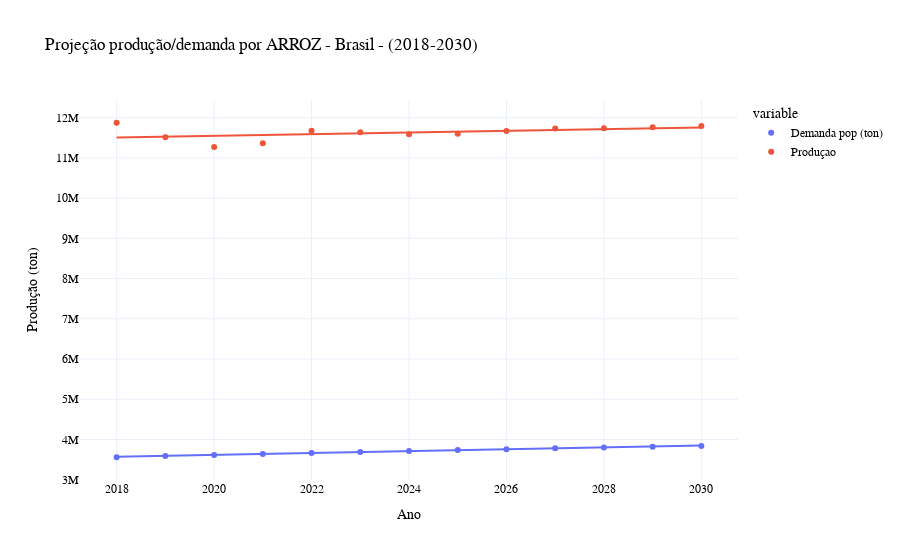

The notebook cell this image was saved under:
### Code cell
fig =px.scatter(df_arroz, x ='Ano', y = ['Demanda pop (ton)', 'Produçao'], title = 'Projeção produção/demanda por ARROZ - Brasil - (2018-2030)', labels= {'value': 'Produção (ton)'}, trendline = 'ols')
fig.update_layout(template = 'plotly_white')


fig.update_layout(
    font_family="Helvetica",
    font_color="black",
    title_font_family="Helvetica",
    title_font_color="black",
    legend_title_font_color="black")

### Figure 1 — Plotly figure (JSON) as saved in the notebook; plotly's stock layout.template omitted (floating-point values rounded to 4 significant figures)
{"data": [{"hovertemplate": "variable=Demanda pop (ton)<br>Ano=%{x}<br>Produção (ton)=%{y}<extra></extra>", "legendgroup": "Demanda pop (ton)", "marker": {"color": "#636efa", "symbol": "circle"}, "mode": "markers", "name": "Demanda pop (ton)", "orientation": "v", "showlegend": true, "type": "scatter", "x": [2018, 2019, 2020, 2021, 2022, 2023, 2024, 2025, 2026, 2027, 2028, 2029, 2030], "xaxis": "x", "y": [3558000.0, 3586000.0, 3614000.0, 3640000.0, 3666000.0, 3691000.0, 3715000.0, 3738000.0, 3760000.0, 3781000.0, 3801000.0, 3820000.0, 3837000.0], "yaxis": "y"}, {"hovertemplate": "<b>OLS trendline</b><br>value = 23332.9 * Ano + -4.35177e+07<br>R<sup>2</sup>=0.995440<br><br>variable=Demanda pop (ton)<br>Ano=%{x}<br>Produção (ton)=%{y} <b>(trend)</b><extra></extra>", "legendgroup": "Demanda pop (ton)", "marker": {"color": "#636efa", "symbol": "circle"}, "mode": "lines", "name": "Demanda pop (ton)", "showlegend": false, "type": "scatter", "x": [2018, 2019, 2020, 2021, 2022, 2023, 2024, 2025, 2026, 2027, 2028, 2029, 2030], "xaxis": "x", "y": [3568000.0, 3591000.0, 3615000.0, 3638000.0, 3661000.0, 3685000.0, 3708000.0, 3731000.0, 3755000.0, 3778000.0, 3801000.0, 3825000.0, 3848000.0], "yaxis": "y"}, {"hovertemplate": "variable=Produçao<br>Ano=%{x}<br>Produção (ton)=%{y}<extra></extra>", "legendgroup": "Produçao", "marker": {"color": "#EF553B", "symbol": "circle"}, "mode": "markers", "name": "Produçao", "orientation": "v", "showlegend": true, "type": "scatter", "x": [2018, 2019, 2020, 2021, 2022, 2023, 2024, 2025, 2026, 2027, 2028, 2029, 2030], "xaxis": "x", "y": [11874434, 11510000.0, 11270000.0, 11370000.0, 11670000.0, 11640000.0, 11590000.0, 11600000.0, 11670000.0, 11730000.0, 11740000.0, 11760000.0, 11800000.0], "yaxis": "y"}, {"hovertemplate": "<b>OLS trendline</b><br>value = 20325.9 * Ano + -2.9507e+07<br>R<sup>2</sup>=0.218040<br><br>variable=Produçao<br>Ano=%{x}<br>Produção (ton)=%{y} <b>(trend)</b><extra></extra>", "legendgroup": "Produçao", "marker": {"color": "#EF553B", "symbol": "circle"}, "mode": "lines", "name": "Produçao", "showlegend": false, "type": "scatter", "x": [2018, 2019, 2020, 2021, 2022, 2023, 2024, 2025, 2026, 2027, 2028, 2029, 2030], "xaxis": "x", "y": [11510000.0, 11530000.0, 11550000.0, 11570000.0, 11590000.0, 11610000.0, 11630000.0, 11650000.0, 11670000.0, 11690000.0, 11710000.0, 11730000.0, 11750000.0], "yaxis": "y"}], "layout": {"font": {"color": "black", "family": "Helvetica"}, "legend": {"title": {"font": {"color": "black"}, "text": "variable"}, "tracegroupgap": 0}, "title": {"font": {"color": "black", "family": "Helvetica"}, "text": "Projeção produção/demanda por ARROZ - Brasil - (2018-2030)"}, "xaxis": {"anchor": "y", "domain": [0, 1], "title": {"text": "Ano"}}, "yaxis": {"anchor": "x", "domain": [0, 1], "title": {"text": "Produção (ton)"}}}}
